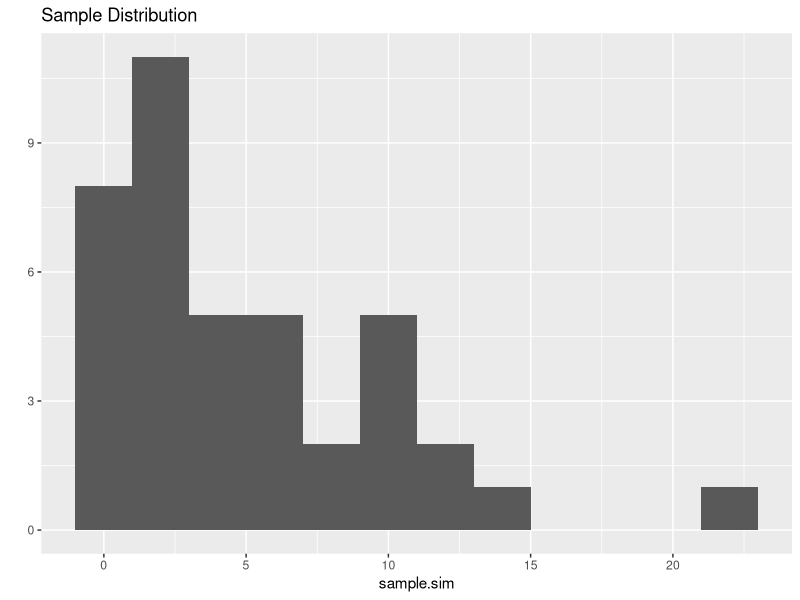
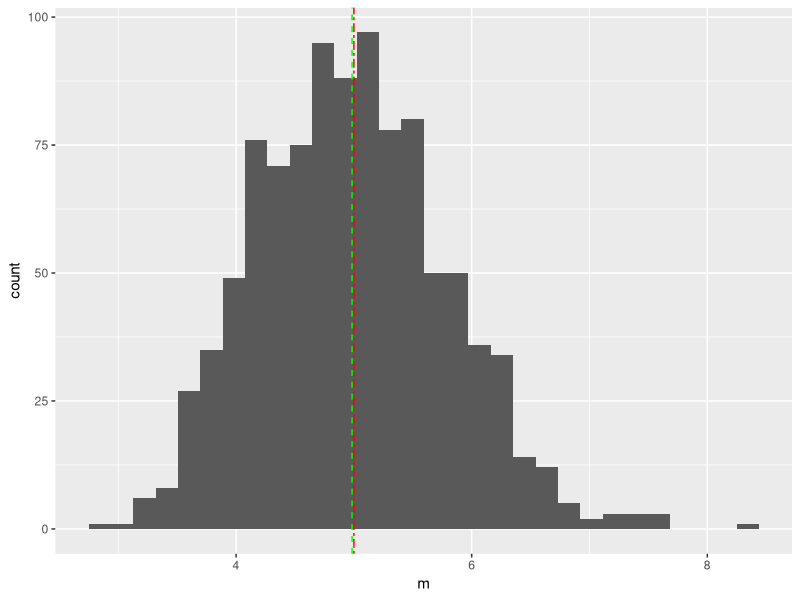
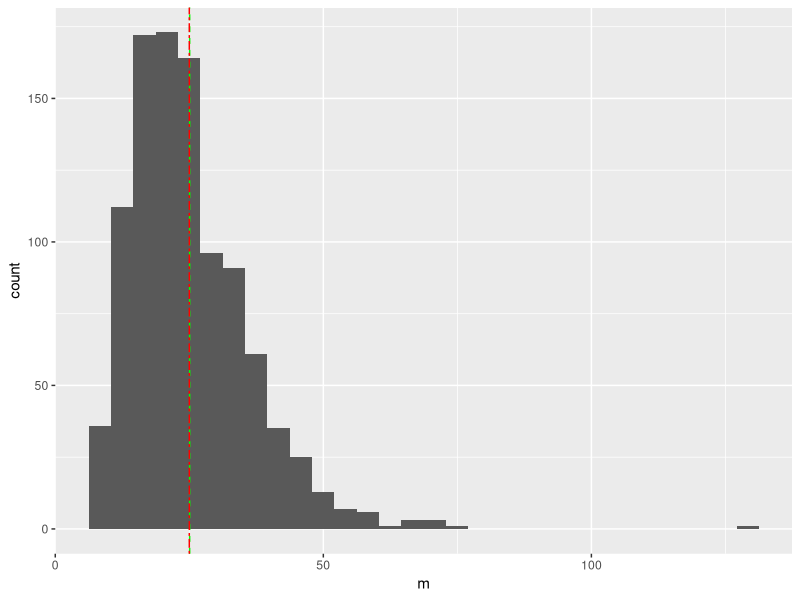
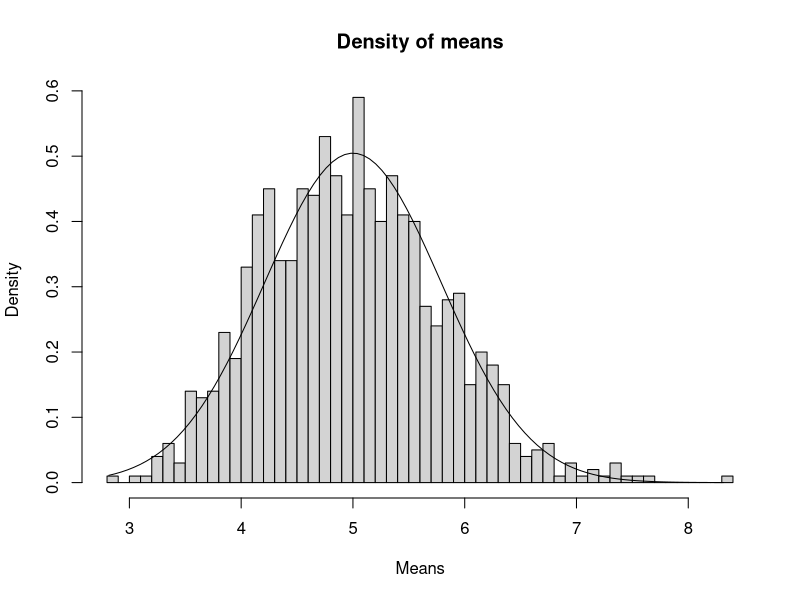
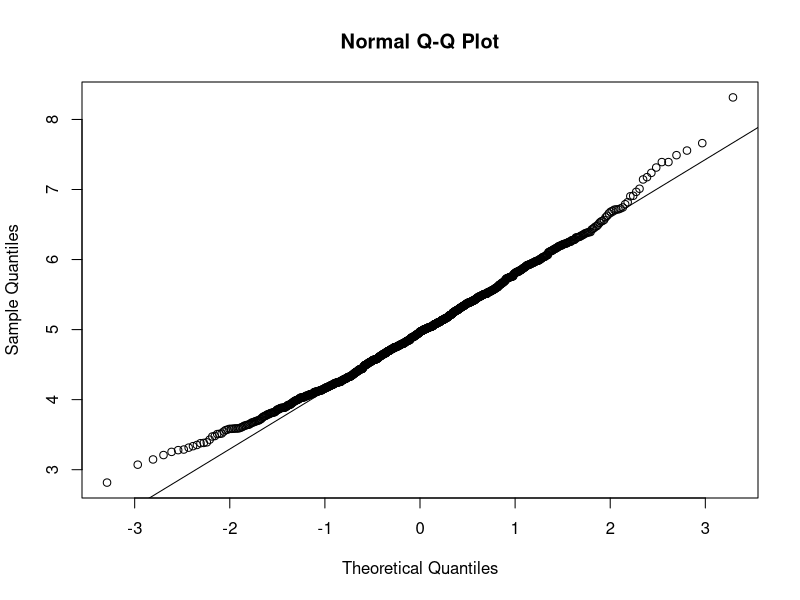

Reproduce these figures in R, in order.
## ---- chunk 1
library(ggplot2)
library(dplyr)
library(tidyr)
## ---- chunk 2
set.seed(267)
n = 40
lambda = 0.2
sample.sim = rexp(n, lambda)
summary(sample.sim)
qplot(sample.sim, binwidth = 2, main = "Sample Distribution")
## ---- chunk 3
sims = 1000
n = 40
lambda = 0.2

exp.sims = matrix(
  data = rexp(n*sims, lambda),
  nrow = 1000,
  ncol = 40,
  byrow = TRUE)
## ---- chunk 4
exp.means = apply(exp.sims, 1, mean)
theo.mean = 1/lambda

c("Expected Mean" = theo.mean, "Actual Mean of Means" = mean(exp.means))

ggplot(data = data.frame(m = exp.means) %>% tbl_df, aes(x=m)) + geom_histogram() + geom_vline(xintercept = mean(exp.means), colour = "green", linetype = "dashed") + geom_vline(xintercept = theo.mean, colour = "red", linetype = "twodash")

theo.sd = 1/lambda
## ---- chunk 5
exp.vars = apply(exp.sims, 1, var)
theo.var = (1/lambda)^2

c("Expected Variance" = theo.var, "Actual Mean of Variances" = mean(exp.vars))

ggplot(data = data.frame(m = exp.vars) %>% tbl_df, aes(x=m)) + geom_histogram() + geom_vline(xintercept = mean(exp.vars), colour = "green", linetype = "dashed") + geom_vline(xintercept = theo.var, colour = "red", linetype = "twodash")
## ---- chunk 6
# We first plot the means
hist(exp.means, breaks = n, prob = T, xlab = "Means", ylab="Density", main="Density of means")
# And then plot the distribution over it
x.fit = seq(min(exp.means), max(exp.means), length=100)
y.fit = dnorm(x.fit, mean = 1/lambda, sd = (1/lambda/sqrt(n)))
lines(x.fit, y.fit)
## ---- chunk 7
qqnorm(exp.means)
qqline(exp.means)
